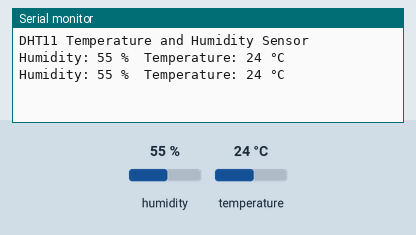
Simulated run of this sketch. Board: Arduino Uno, built with avr-gcc and run on an emulated ATmega328P. On the bench: the last lines printed to the serial monitor. Wiring (inferred from the names in the program): DHT11 sensor: data pin 9. Inputs (shaded band) come from the test bench; at power-on: humidity 55 %, temperature 24 °C.

Above: at 2.8 s.
2.9 s: humidity set to 22 %
At 5.0 s:
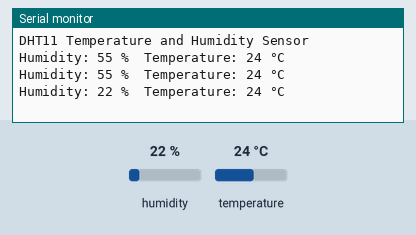
5.6 s: temperature set to 12 °C
At 7.3 s:
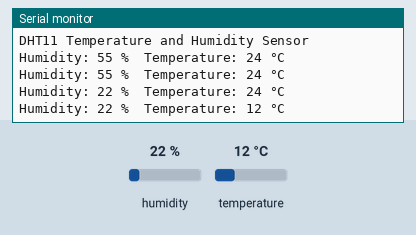
8.3 s: humidity set to 40 %
At 10.8 s:
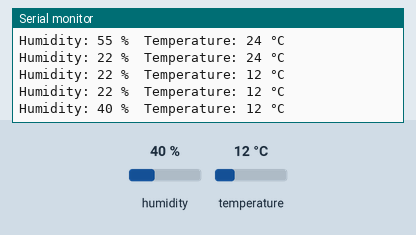
Timing chart, 0 to 12.3 s (numbered marks = the images above; inputs shaded):
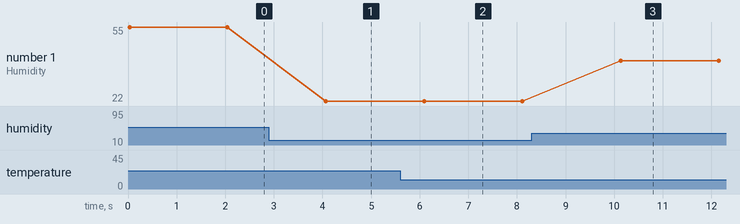

The sketch:

sketch_jan19a.ino
```cpp
#define DHTPIN 9  // Pin connected to the DATA pin of the DHT11 sensor

// Variables to store temperature and humidity
int humidity = 0;
int temperature = 0;

// Function to initialize communication with DHT11
void startSignal() {
  pinMode(DHTPIN, OUTPUT);
  digitalWrite(DHTPIN, LOW);
  delay(18);  // Keep the signal low for at least 18ms
  digitalWrite(DHTPIN, HIGH);
  delayMicroseconds(20);  // Pull the signal high for 20-40µs
  pinMode(DHTPIN, INPUT);
}

// Function to wait for a response from DHT11
bool checkResponse() {
  unsigned long count = 0;

  // Wait for the sensor to pull the line LOW
  while (digitalRead(DHTPIN)) {
    if (++count > 1000) return false;  // Timeout
  }

  count = 0;
  // Wait for the sensor to pull the line HIGH
  while (!digitalRead(DHTPIN)) {
    if (++count > 1000) return false;  // Timeout
  }

  count = 0;
  // Wait for the sensor to pull the line LOW again
  while (digitalRead(DHTPIN)) {
    if (++count > 1000) return false;  // Timeout
  }

  return true;
}

// Function to read 40 bits of data from DHT11
uint8_t readByte() {
  uint8_t result = 0;

  for (int i = 0; i < 8; i++) {
    // Wait for the signal to go HIGH
    while (!digitalRead(DHTPIN));

    delayMicroseconds(30);  // Wait for 30µs to determine the bit value

    // Read the bit value
    if (digitalRead(DHTPIN)) {
      result |= (1 << (7 - i));  // Set the corresponding bit
    }

    // Wait for the signal to go LOW
    while (digitalRead(DHTPIN));
  }

  return result;
}

void setup() {
  Serial.begin(9600);
  Serial.println("DHT11 Temperature and Humidity Sensor");
}

void loop() {
  // Start communication
  startSignal();

  // Check response from the sensor
  if (!checkResponse()) {
    Serial.println("DHT11 Sensor not responding");
    delay(2000);
    return;
  }

  // Read 5 bytes of data from the sensor
  uint8_t data[5] = {0};
  for (int i = 0; i < 5; i++) {
    data[i] = readByte();
  }

  // Verify checksum
  if (data[4] != (data[0] + data[1] + data[2] + data[3])) {
    Serial.println("Checksum error");
    delay(2000);
    return;
  }

  // Extract humidity and temperature
  humidity = data[0];
  temperature = data[2];

  // Print the values
  Serial.print("Humidity: ");
  Serial.print(humidity);
  Serial.print(" %\t");
  Serial.print("Temperature: ");
  Serial.print(temperature);
  Serial.println(" °C");

  delay(2000);
  } // Wait 2 seconds before the next reading
```

Measured:
- after the input at 2.9 s, the serial monitor: prints a new line after 1.2 s (image 1)
- after the input at 5.6 s, the serial monitor: prints a new line after 0.49 s (image 2)
- after the input at 8.3 s, the serial monitor: prints a new line after 1.8 s (image 3)
- plotted number 1: 55 → 22 after the input at 2.9 s, 22 → 40 after the input at 8.3 s
